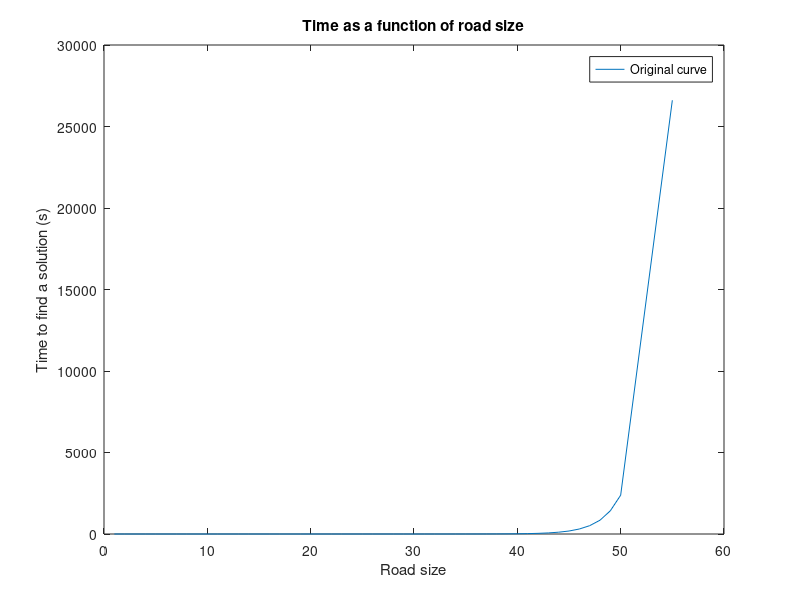

This figure's MATLAB source: (Note: this script raises an error after producing the figure.)
clear
close
clc

table = load("107927_speed-run.txt");
n = table(:,1); % Road size
t = table(:,2); % Time to find a solution

% Original data plot
figure(1)
plot(n,t)
legend('Original curve')
title('Time as a function of road size')
xlabel('Road size')
ylabel('Time to find a solution (s)')

% Curve fitting
hold on
f = fit(n,t,'exp1'); % Alternatively, one can launch the Curve Fitting Toolbox
plot(f,n,t)

% Extend fitted curve on x-axis to [0,800]
x_fit = 0:800;
coefficients = coeffvalues(f); % Get fitted curve coefficients
y_fit = coefficients(1) * exp(coefficients(2)*x_fit); % Equation of fitted curve: a*exp(b*x)
figure(2)
plot(x_fit,y_fit)
xlim([0 850]) % Graph would look empty (due to exponential values) if no x-lim was applied
title('Time as a function of road size')
xlabel('Road size')
ylabel('Time to find a solution (s)')

% Print the value
fprintf('Time needed to solve the problem, with size 800: %e seconds or %e years\n', y_fit(end), y_fit(end)/(3600*24*30*12))